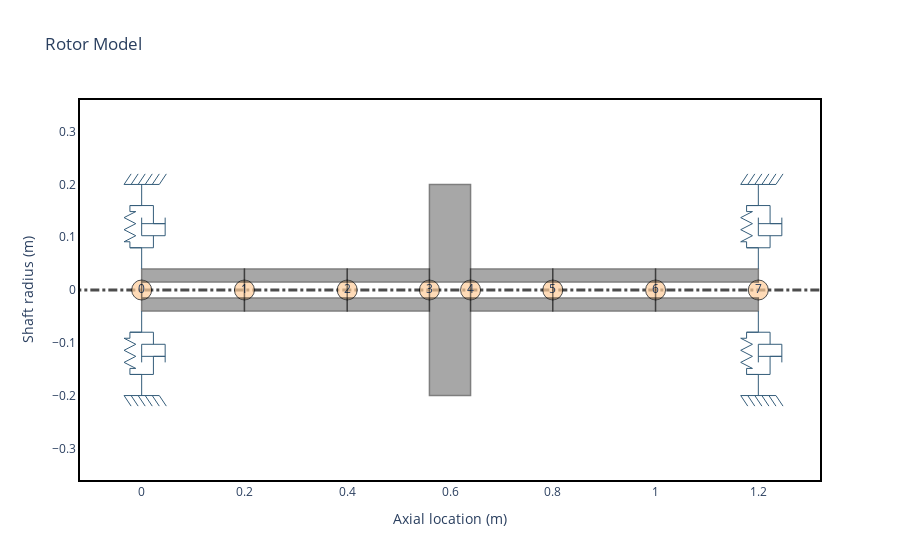

The notebook cell saved with this chart:
### Code cell
shaft = [
    rs.ShaftElement(n=0, L=L, idl=idl, odl=odl, material=steel),
    rs.ShaftElement(n=1, L=L, idl=idl, odl=odl, material=steel),
    rs.ShaftElement(n=2, L=0.16, idl=idl, odl=odl, material=steel),
    rs.ShaftElement(n=3, L=0.08, idl=idl, odl=0.4, material=steel),
    rs.ShaftElement(n=4, L=0.16, idl=idl, odl=odl, material=steel),
    rs.ShaftElement(n=5, L=L, idl=idl, odl=odl, material=steel),
    rs.ShaftElement(n=6, L=L, idl=idl, odl=odl, material=steel),
]
bearings = [
    rs.BearingElement(n=0, kxx=1e20, cxx=0),
    rs.BearingElement(n=len(shaft), kxx=1e20, cxx=0),
]

rotor4 = rs.Rotor(shaft_elements=shaft, bearing_elements=bearings)
rotor4.plot_rotor()

### Figure 1 — Plotly figure (JSON) as saved in the notebook; plotly's stock layout.template omitted (floating-point values rounded to 4 significant figures)
{"data": [{"hoverinfo": "none", "line": {"color": "black", "dash": "dashdot", "width": 3.0}, "mode": "lines", "opacity": 0.7, "showlegend": false, "type": "scatter", "x": [-0.24, 1.44], "y": [0, 0]}, {"hoverinfo": "none", "marker": {"color": "#ffcc99", "line": {"color": "black", "width": 1.0}, "opacity": 0.7, "size": 20}, "mode": "markers+text", "showlegend": false, "text": ["0", "1", "2", "3", "4", "5", "6", "7"], "type": "scatter", "x": [0.0, 0.2, 0.4, 0.56, 0.64, 0.8, 1.0, 1.2], "y": [0.0, 0.0, 0.0, 0.0, 0.0, 0.0, 0.0, 0.0]}, {"customdata": [[0, 0.08, 0.03, 0.08, 0.03, 0.2, "steel"], [0, 0.08, 0.03, 0.08, 0.03, 0.2, "steel"], [0, 0.08, 0.03, 0.08, 0.03, 0.2, "steel"], [0, 0.08, 0.03, 0.08, 0.03, 0.2, "steel"], [0, 0.08, 0.03, 0.08, 0.03, 0.2, "steel"], [0, 0.08, 0.03, 0.08, 0.03, 0.2, "steel"], [0, 0.08, 0.03, 0.08, 0.03, 0.2, "steel"], [0, 0.08, 0.03, 0.08, 0.03, 0.2, "steel"], [0, 0.08, 0.03, 0.08, 0.03, 0.2, "steel"], [0, 0.08, 0.03, 0.08, 0.03, 0.2, "steel"]], "fill": "toself", "fillcolor": "#525252", "hoverinfo": "text", "hoverlabel": {"bgcolor": "#525252"}, "hoveron": "points+fills", "hovertemplate": "Element Number: 0<br>Left Outer Diameter: 0.08 m<br>Left Inner Diameter: 0.03 m<br>Right Outer Diameter: 0.08 m<br>Right Inner Diameter: 0.03 m<br>Element Length: 0.2 m<br>Material: steel<br>", "legendgroup": "Shaft", "line": {"color": "black", "width": 1.5}, "mode": "lines", "name": "ShaftElement 0", "opacity": 0.5, "showlegend": false, "text": "Element Number: 0<br>Left Outer Diameter: 0.08 m<br>Left Inner Diameter: 0.03 m<br>Right Outer Diameter: 0.08 m<br>Right Inner Diameter: 0.03 m<br>Element Length: 0.2 m<br>Material: steel<br>", "type": "scatter", "x": [0.0, 0.0, 0.2, 0.2, 0.0, 0.0, 0.0, 0.2, 0.2, 0.0], "y": [0.015, 0.04, 0.04, 0.015, 0.015, -0.015, -0.04, -0.04, -0.015, -0.015]}, {"customdata": [[1, 0.08, 0.03, 0.08, 0.03, 0.2, "steel"], [1, 0.08, 0.03, 0.08, 0.03, 0.2, "steel"], [1, 0.08, 0.03, 0.08, 0.03, 0.2, "steel"], [1, 0.08, 0.03, 0.08, 0.03, 0.2, "steel"], [1, 0.08, 0.03, 0.08, 0.03, 0.2, "steel"], [1, 0.08, 0.03, 0.08, 0.03, 0.2, "steel"], [1, 0.08, 0.03, 0.08, 0.03, 0.2, "steel"], [1, 0.08, 0.03, 0.08, 0.03, 0.2, "steel"], [1, 0.08, 0.03, 0.08, 0.03, 0.2, "steel"], [1, 0.08, 0.03, 0.08, 0.03, 0.2, "steel"]], "fill": "toself", "fillcolor": "#525252", "hoverinfo": "text", "hoverlabel": {"bgcolor": "#525252"}, "hoveron": "points+fills", "hovertemplate": "Element Number: 1<br>Left Outer Diameter: 0.08 m<br>Left Inner Diameter: 0.03 m<br>Right Outer Diameter: 0.08 m<br>Right Inner Diameter: 0.03 m<br>Element Length: 0.2 m<br>Material: steel<br>", "legendgroup": "Shaft", "line": {"color": "black", "width": 1.5}, "mode": "lines", "name": "ShaftElement 1", "opacity": 0.5, "showlegend": false, "text": "Element Number: 1<br>Left Outer Diameter: 0.08 m<br>Left Inner Diameter: 0.03 m<br>Right Outer Diameter: 0.08 m<br>Right Inner Diameter: 0.03 m<br>Element Length: 0.2 m<br>Material: steel<br>", "type": "scatter", "x": [0.2, 0.2, 0.4, 0.4, 0.2, 0.2, 0.2, 0.4, 0.4, 0.2], "y": [0.015, 0.04, 0.04, 0.015, 0.015, -0.015, -0.04, -0.04, -0.015, -0.015]}, {"customdata": [[2, 0.08, 0.03, 0.08, 0.03, 0.16, "steel"], [2, 0.08, 0.03, 0.08, 0.03, 0.16, "steel"], [2, 0.08, 0.03, 0.08, 0.03, 0.16, "steel"], [2, 0.08, 0.03, 0.08, 0.03, 0.16, "steel"], [2, 0.08, 0.03, 0.08, 0.03, 0.16, "steel"], [2, 0.08, 0.03, 0.08, 0.03, 0.16, "steel"], [2, 0.08, 0.03, 0.08, 0.03, 0.16, "steel"], [2, 0.08, 0.03, 0.08, 0.03, 0.16, "steel"], [2, 0.08, 0.03, 0.08, 0.03, 0.16, "steel"], [2, 0.08, 0.03, 0.08, 0.03, 0.16, "steel"]], "fill": "toself", "fillcolor": "#525252", "hoverinfo": "text", "hoverlabel": {"bgcolor": "#525252"}, "hoveron": "points+fills", "hovertemplate": "Element Number: 2<br>Left Outer Diameter: 0.08 m<br>Left Inner Diameter: 0.03 m<br>Right Outer Diameter: 0.08 m<br>Right Inner Diameter: 0.03 m<br>Element Length: 0.16 m<br>Material: steel<br>", "legendgroup": "Shaft", "line": {"color": "black", "width": 1.5}, "mode": "lines", "name": "ShaftElement 2", "opacity": 0.5, "showlegend": false, "text": "Element Number: 2<br>Left Outer Diameter: 0.08 m<br>Left Inner Diameter: 0.03 m<br>Right Outer Diameter: 0.08 m<br>Right Inner Diameter: 0.03 m<br>Element Length: 0.16 m<br>Material: steel<br>", "type": "scatter", "x": [0.4, 0.4, 0.56, 0.56, 0.4, 0.4, 0.4, 0.56, 0.56, 0.4], "y": [0.015, 0.04, 0.04, 0.015, 0.015, -0.015, -0.04, -0.04, -0.015, -0.015]}, {"customdata": [[3, 0.4, 0.03, 0.4, 0.03, 0.08, "steel"], [3, 0.4, 0.03, 0.4, 0.03, 0.08, "steel"], [3, 0.4, 0.03, 0.4, 0.03, 0.08, "steel"], [3, 0.4, 0.03, 0.4, 0.03, 0.08, "steel"], [3, 0.4, 0.03, 0.4, 0.03, 0.08, "steel"], [3, 0.4, 0.03, 0.4, 0.03, 0.08, "steel"], [3, 0.4, 0.03, 0.4, 0.03, 0.08, "steel"], [3, 0.4, 0.03, 0.4, 0.03, 0.08, "steel"], [3, 0.4, 0.03, 0.4, 0.03, 0.08, "steel"], [3, 0.4, 0.03, 0.4, 0.03, 0.08, "steel"]], "fill": "toself", "fillcolor": "#525252", "hoverinfo": "text", "hoverlabel": {"bgcolor": "#525252"}, "hoveron": "points+fills", "hovertemplate": "Element Number: 3<br>Left Outer Diameter: 0.4 m<br>Left Inner Diameter: 0.03 m<br>Right Outer Diameter: 0.4 m<br>Right Inner Diameter: 0.03 m<br>Element Length: 0.08 m<br>Material: steel<br>", "legendgroup": "Shaft", "line": {"color": "black", "width": 1.5}, "mode": "lines", "name": "ShaftElement 3", "opacity": 0.5, "showlegend": false, "text": "Element Number: 3<br>Left Outer Diameter: 0.4 m<br>Left Inner Diameter: 0.03 m<br>Right Outer Diameter: 0.4 m<br>Right Inner Diameter: 0.03 m<br>Element Length: 0.08 m<br>Material: steel<br>", "type": "scatter", "x": [0.56, 0.56, 0.64, 0.64, 0.56, 0.56, 0.56, 0.64, 0.64, 0.56], "y": [0.015, 0.2, 0.2, 0.015, 0.015, -0.015, -0.2, -0.2, -0.015, -0.015]}, {"customdata": [[4, 0.08, 0.03, 0.08, 0.03, 0.16, "steel"], [4, 0.08, 0.03, 0.08, 0.03, 0.16, "steel"], [4, 0.08, 0.03, 0.08, 0.03, 0.16, "steel"], [4, 0.08, 0.03, 0.08, 0.03, 0.16, "steel"], [4, 0.08, 0.03, 0.08, 0.03, 0.16, "steel"], [4, 0.08, 0.03, 0.08, 0.03, 0.16, "steel"], [4, 0.08, 0.03, 0.08, 0.03, 0.16, "steel"], [4, 0.08, 0.03, 0.08, 0.03, 0.16, "steel"], [4, 0.08, 0.03, 0.08, 0.03, 0.16, "steel"], [4, 0.08, 0.03, 0.08, 0.03, 0.16, "steel"]], "fill": "toself", "fillcolor": "#525252", "hoverinfo": "text", "hoverlabel": {"bgcolor": "#525252"}, "hoveron": "points+fills", "hovertemplate": "Element Number: 4<br>Left Outer Diameter: 0.08 m<br>Left Inner Diameter: 0.03 m<br>Right Outer Diameter: 0.08 m<br>Right Inner Diameter: 0.03 m<br>Element Length: 0.16 m<br>Material: steel<br>", "legendgroup": "Shaft", "line": {"color": "black", "width": 1.5}, "mode": "lines", "name": "ShaftElement 4", "opacity": 0.5, "showlegend": false, "text": "Element Number: 4<br>Left Outer Diameter: 0.08 m<br>Left Inner Diameter: 0.03 m<br>Right Outer Diameter: 0.08 m<br>Right Inner Diameter: 0.03 m<br>Element Length: 0.16 m<br>Material: steel<br>", "type": "scatter", "x": [0.64, 0.64, 0.8, 0.8, 0.64, 0.64, 0.64, 0.8, 0.8, 0.64], "y": [0.015, 0.04, 0.04, 0.015, 0.015, -0.015, -0.04, -0.04, -0.015, -0.015]}, {"customdata": [[5, 0.08, 0.03, 0.08, 0.03, 0.2, "steel"], [5, 0.08, 0.03, 0.08, 0.03, 0.2, "steel"], [5, 0.08, 0.03, 0.08, 0.03, 0.2, "steel"], [5, 0.08, 0.03, 0.08, 0.03, 0.2, "steel"], [5, 0.08, 0.03, 0.08, 0.03, 0.2, "steel"], [5, 0.08, 0.03, 0.08, 0.03, 0.2, "steel"], [5, 0.08, 0.03, 0.08, 0.03, 0.2, "steel"], [5, 0.08, 0.03, 0.08, 0.03, 0.2, "steel"], [5, 0.08, 0.03, 0.08, 0.03, 0.2, "steel"], [5, 0.08, 0.03, 0.08, 0.03, 0.2, "steel"]], "fill": "toself", "fillcolor": "#525252", "hoverinfo": "text", "hoverlabel": {"bgcolor": "#525252"}, "hoveron": "points+fills", "hovertemplate": "Element Number: 5<br>Left Outer Diameter: 0.08 m<br>Left Inner Diameter: 0.03 m<br>Right Outer Diameter: 0.08 m<br>Right Inner Diameter: 0.03 m<br>Element Length: 0.2 m<br>Material: steel<br>", "legendgroup": "Shaft", "line": {"color": "black", "width": 1.5}, "mode": "lines", "name": "ShaftElement 5", "opacity": 0.5, "showlegend": false, "text": "Element Number: 5<br>Left Outer Diameter: 0.08 m<br>Left Inner Diameter: 0.03 m<br>Right Outer Diameter: 0.08 m<br>Right Inner Diameter: 0.03 m<br>Element Length: 0.2 m<br>Material: steel<br>", "type": "scatter", "x": [0.8, 0.8, 1.0, 1.0, 0.8, 0.8, 0.8, 1.0, 1.0, 0.8], "y": [0.015, 0.04, 0.04, 0.015, 0.015, -0.015, -0.04, -0.04, -0.015, -0.015]}, {"customdata": [[6, 0.08, 0.03, 0.08, 0.03, 0.2, "steel"], [6, 0.08, 0.03, 0.08, 0.03, 0.2, "steel"], [6, 0.08, 0.03, 0.08, 0.03, 0.2, "steel"], [6, 0.08, 0.03, 0.08, 0.03, 0.2, "steel"], [6, 0.08, 0.03, 0.08, 0.03, 0.2, "steel"], [6, 0.08, 0.03, 0.08, 0.03, 0.2, "steel"], [6, 0.08, 0.03, 0.08, 0.03, 0.2, "steel"], [6, 0.08, 0.03, 0.08, 0.03, 0.2, "steel"], [6, 0.08, 0.03, 0.08, 0.03, 0.2, "steel"], [6, 0.08, 0.03, 0.08, 0.03, 0.2, "steel"]], "fill": "toself", "fillcolor": "#525252", "hoverinfo": "text", "hoverlabel": {"bgcolor": "#525252"}, "hoveron": "points+fills", "hovertemplate": "Element Number: 6<br>Left Outer Diameter: 0.08 m<br>Left Inner Diameter: 0.03 m<br>Right Outer Diameter: 0.08 m<br>Right Inner Diameter: 0.03 m<br>Element Length: 0.2 m<br>Material: steel<br>", "legendgroup": "Shaft", "line": {"color": "black", "width": 1.5}, "mode": "lines", "name": "ShaftElement 6", "opacity": 0.5, "showlegend": false, "text": "Element Number: 6<br>Left Outer Diameter: 0.08 m<br>Left Inner Diameter: 0.03 m<br>Right Outer Diameter: 0.08 m<br>Right Inner Diameter: 0.03 m<br>Element Length: 0.2 m<br>Material: steel<br>", "type": "scatter", "x": [1.0, 1.0, 1.2, 1.2, 1.0, 1.0, 1.0, 1.2, 1.2, 1.0], "y": [0.015, 0.04, 0.04, 0.015, 0.015, -0.015, -0.04, -0.04, -0.015, -0.015]}, {"hoverinfo": "none", "legendgroup": "bearings", "line": {"color": "#355d7a", "width": 1}, "mode": "lines", "name": "Bearing 0", "showlegend": false, "type": "scatter", "x": [0.0, 0.0, -0.02286, 0.02286], "y": [0.04, 0.08, 0.08, 0.08]}, {"hoverinfo": "none", "legendgroup": "bearings", "line": {"color": "#355d7a", "width": 1}, "mode": "lines", "name": "Bearing 0", "showlegend": false, "type": "scatter", "x": [0.0, 0.0, -0.02286, 0.02286], "y": [-0.04, -0.08, -0.08, -0.08]}, {"hoverinfo": "none", "legendgroup": "bearings", "line": {"color": "#355d7a", "width": 1}, "mode": "lines", "name": "Bearing 0", "showlegend": false, "type": "scatter", "x": [0.0, 0.0, -0.02286, 0.02286], "y": [0.2, 0.16, 0.16, 0.16]}, {"hoverinfo": "none", "legendgroup": "bearings", "line": {"color": "#355d7a", "width": 1}, "mode": "lines", "name": "Bearing 0", "showlegend": false, "type": "scatter", "x": [0.0, 0.0, -0.02286, 0.02286], "y": [-0.2, -0.16, -0.16, -0.16]}, {"hoverinfo": "none", "legendgroup": "bearings", "line": {"color": "#355d7a", "width": 1}, "mode": "lines", "name": "Bearing 0", "showlegend": false, "type": "scatter", "x": [-0.03429, 0.03429], "y": [0.2, 0.2]}, {"hoverinfo": "none", "legendgroup": "bearings", "line": {"color": "#355d7a", "width": 1}, "mode": "lines", "name": "Bearing 0", "showlegend": false, "type": "scatter", "x": [-0.03429, 0.03429], "y": [-0.2, -0.2]}, {"hoverinfo": "none", "legendgroup": "bearings", "line": {"color": "#355d7a", "width": 1}, "mode": "lines", "name": "Bearing 0", "showlegend": false, "type": "scatter", "x": [-0.03429, -0.02057], "y": [0.2, 0.22]}, {"hoverinfo": "none", "legendgroup": "bearings", "line": {"color": "#355d7a", "width": 1}, "mode": "lines", "name": "Bearing 0", "showlegend": false, "type": "scatter", "x": [-0.03429, -0.02057], "y": [-0.2, -0.22]}, {"hoverinfo": "none", "legendgroup": "bearings", "line": {"color": "#355d7a", "width": 1}, "mode": "lines", "name": "Bearing 0", "showlegend": false, "type": "scatter", "x": [-0.02057, -0.006857], "y": [0.2, 0.22]}, {"hoverinfo": "none", "legendgroup": "bearings", "line": {"color": "#355d7a", "width": 1}, "mode": "lines", "name": "Bearing 0", "showlegend": false, "type": "scatter", "x": [-0.02057, -0.006857], "y": [-0.2, -0.22]}, {"hoverinfo": "none", "legendgroup": "bearings", "line": {"color": "#355d7a", "width": 1}, "mode": "lines", "name": "Bearing 0", "showlegend": false, "type": "scatter", "x": [-0.006857, 0.006857], "y": [0.2, 0.22]}, {"hoverinfo": "none", "legendgroup": "bearings", "line": {"color": "#355d7a", "width": 1}, "mode": "lines", "name": "Bearing 0", "showlegend": false, "type": "scatter", "x": [-0.006857, 0.006857], "y": [-0.2, -0.22]}, {"hoverinfo": "none", "legendgroup": "bearings", "line": {"color": "#355d7a", "width": 1}, "mode": "lines", "name": "Bearing 0", "showlegend": false, "type": "scatter", "x": [0.006857, 0.02057], "y": [0.2, 0.22]}, {"hoverinfo": "none", "legendgroup": "bearings", "line": {"color": "#355d7a", "width": 1}, "mode": "lines", "name": "Bearing 0", "showlegend": false, "type": "scatter", "x": [0.006857, 0.02057], "y": [-0.2, -0.22]}, {"hoverinfo": "none", "legendgroup": "bearings", "line": {"color": "#355d7a", "width": 1}, "mode": "lines", "name": "Bearing 0", "showlegend": false, "type": "scatter", "x": [0.02057, 0.03429], "y": [0.2, 0.22]}, {"hoverinfo": "none", "legendgroup": "bearings", "line": {"color": "#355d7a", "width": 1}, "mode": "lines", "name": "Bearing 0", "showlegend": false, "type": "scatter", "x": [0.02057, 0.03429], "y": [-0.2, -0.22]}, {"hoverinfo": "none", "legendgroup": "bearings", "line": {"color": "#355d7a", "width": 1}, "mode": "lines", "name": "Bearing 0", "showlegend": false, "type": "scatter", "x": [0.03429, 0.048], "y": [0.2, 0.22]}, {"hoverinfo": "none", "legendgroup": "bearings", "line": {"color": "#355d7a", "width": 1}, "mode": "lines", "name": "Bearing 0", "showlegend": false, "type": "scatter", "x": [0.03429, 0.048], "y": [-0.2, -0.22]}, {"hoverinfo": "none", "legendgroup": "bearings", "line": {"color": "#355d7a", "width": 1}, "mode": "lines", "name": "Bearing 0", "showlegend": false, "type": "scatter", "x": [-0.02286, -0.02286, -0.03429, -0.01143, -0.03429, -0.01143, -0.03429, -0.01143, -0.02286, -0.02286], "y": [0.08, 0.09143, 0.09143, 0.1029, 0.1143, 0.1257, 0.1371, 0.1486, 0.1486, 0.16]}, {"hoverinfo": "none", "legendgroup": "bearings", "line": {"color": "#355d7a", "width": 1}, "mode": "lines", "name": "Bearing 0", "showlegend": false, "type": "scatter", "x": [-0.02286, -0.02286, -0.03429, -0.01143, -0.03429, -0.01143, -0.03429, -0.01143, -0.02286, -0.02286], "y": [-0.08, -0.09143, -0.09143, -0.1029, -0.1143, -0.1257, -0.1371, -0.1486, -0.1486, -0.16]}, {"hoverinfo": "none", "legendgroup": "bearings", "line": {"color": "#355d7a", "width": 1}, "mode": "lines", "name": "Bearing 0", "showlegend": false, "type": "scatter", "x": [0.02286, 0.02286], "y": [0.08, 0.1029]}, {"hoverinfo": "none", "legendgroup": "bearings", "line": {"color": "#355d7a", "width": 1}, "mode": "lines", "name": "Bearing 0", "showlegend": false, "type": "scatter", "x": [0.02286, 0.02286], "y": [-0.08, -0.1029]}, {"hoverinfo": "none", "legendgroup": "bearings", "line": {"color": "#355d7a", "width": 1}, "mode": "lines", "name": "Bearing 0", "showlegend": false, "type": "scatter", "x": [0.0, 0.0, 0.04571, 0.04571], "y": [0.1371, 0.1029, 0.1029, 0.1371]}, {"hoverinfo": "none", "legendgroup": "bearings", "line": {"color": "#355d7a", "width": 1}, "mode": "lines", "name": "Bearing 0", "showlegend": false, "type": "scatter", "x": [0.0, 0.0, 0.04571, 0.04571], "y": [-0.1371, -0.1029, -0.1029, -0.1371]}, {"hoverinfo": "none", "legendgroup": "bearings", "line": {"color": "#355d7a", "width": 1}, "mode": "lines", "name": "Bearing 0", "showlegend": false, "type": "scatter", "x": [0.0, 0.04571, 0.02286, 0.02286], "y": [0.1257, 0.1257, 0.1257, 0.16]}, {"hoverinfo": "none", "legendgroup": "bearings", "line": {"color": "#355d7a", "width": 1}, "mode": "lines", "name": "Bearing 0", "showlegend": false, "type": "scatter", "x": [0.0, 0.04571, 0.02286, 0.02286], "y": [-0.1257, -0.1257, -0.1257, -0.16]}, {"hoverinfo": "none", "legendgroup": "bearings", "line": {"color": "#355d7a", "width": 1}, "mode": "lines", "name": "Bearing 1", "showlegend": false, "type": "scatter", "x": [1.2, 1.2, 1.177, 1.223], "y": [0.04, 0.08, 0.08, 0.08]}, {"hoverinfo": "none", "legendgroup": "bearings", "line": {"color": "#355d7a", "width": 1}, "mode": "lines", "name": "Bearing 1", "showlegend": false, "type": "scatter", "x": [1.2, 1.2, 1.177, 1.223], "y": [-0.04, -0.08, -0.08, -0.08]}, {"hoverinfo": "none", "legendgroup": "bearings", "line": {"color": "#355d7a", "width": 1}, "mode": "lines", "name": "Bearing 1", "showlegend": false, "type": "scatter", "x": [1.2, 1.2, 1.177, 1.223], "y": [0.2, 0.16, 0.16, 0.16]}, {"hoverinfo": "none", "legendgroup": "bearings", "line": {"color": "#355d7a", "width": 1}, "mode": "lines", "name": "Bearing 1", "showlegend": false, "type": "scatter", "x": [1.2, 1.2, 1.177, 1.223], "y": [-0.2, -0.16, -0.16, -0.16]}, {"hoverinfo": "none", "legendgroup": "bearings", "line": {"color": "#355d7a", "width": 1}, "mode": "lines", "name": "Bearing 1", "showlegend": false, "type": "scatter", "x": [1.166, 1.234], "y": [0.2, 0.2]}, {"hoverinfo": "none", "legendgroup": "bearings", "line": {"color": "#355d7a", "width": 1}, "mode": "lines", "name": "Bearing 1", "showlegend": false, "type": "scatter", "x": [1.166, 1.234], "y": [-0.2, -0.2]}, {"hoverinfo": "none", "legendgroup": "bearings", "line": {"color": "#355d7a", "width": 1}, "mode": "lines", "name": "Bearing 1", "showlegend": false, "type": "scatter", "x": [1.166, 1.179], "y": [0.2, 0.22]}, {"hoverinfo": "none", "legendgroup": "bearings", "line": {"color": "#355d7a", "width": 1}, "mode": "lines", "name": "Bearing 1", "showlegend": false, "type": "scatter", "x": [1.166, 1.179], "y": [-0.2, -0.22]}, {"hoverinfo": "none", "legendgroup": "bearings", "line": {"color": "#355d7a", "width": 1}, "mode": "lines", "name": "Bearing 1", "showlegend": false, "type": "scatter", "x": [1.179, 1.193], "y": [0.2, 0.22]}, {"hoverinfo": "none", "legendgroup": "bearings", "line": {"color": "#355d7a", "width": 1}, "mode": "lines", "name": "Bearing 1", "showlegend": false, "type": "scatter", "x": [1.179, 1.193], "y": [-0.2, -0.22]}, {"hoverinfo": "none", "legendgroup": "bearings", "line": {"color": "#355d7a", "width": 1}, "mode": "lines", "name": "Bearing 1", "showlegend": false, "type": "scatter", "x": [1.193, 1.207], "y": [0.2, 0.22]}, {"hoverinfo": "none", "legendgroup": "bearings", "line": {"color": "#355d7a", "width": 1}, "mode": "lines", "name": "Bearing 1", "showlegend": false, "type": "scatter", "x": [1.193, 1.207], "y": [-0.2, -0.22]}, {"hoverinfo": "none", "legendgroup": "bearings", "line": {"color": "#355d7a", "width": 1}, "mode": "lines", "name": "Bearing 1", "showlegend": false, "type": "scatter", "x": [1.207, 1.221], "y": [0.2, 0.22]}, {"hoverinfo": "none", "legendgroup": "bearings", "line": {"color": "#355d7a", "width": 1}, "mode": "lines", "name": "Bearing 1", "showlegend": false, "type": "scatter", "x": [1.207, 1.221], "y": [-0.2, -0.22]}, {"hoverinfo": "none", "legendgroup": "bearings", "line": {"color": "#355d7a", "width": 1}, "mode": "lines", "name": "Bearing 1", "showlegend": false, "type": "scatter", "x": [1.221, 1.234], "y": [0.2, 0.22]}, {"hoverinfo": "none", "legendgroup": "bearings", "line": {"color": "#355d7a", "width": 1}, "mode": "lines", "name": "Bearing 1", "showlegend": false, "type": "scatter", "x": [1.221, 1.234], "y": [-0.2, -0.22]}, {"hoverinfo": "none", "legendgroup": "bearings", "line": {"color": "#355d7a", "width": 1}, "mode": "lines", "name": "Bearing 1", "showlegend": false, "type": "scatter", "x": [1.234, 1.248], "y": [0.2, 0.22]}, {"hoverinfo": "none", "legendgroup": "bearings", "line": {"color": "#355d7a", "width": 1}, "mode": "lines", "name": "Bearing 1", "showlegend": false, "type": "scatter", "x": [1.234, 1.248], "y": [-0.2, -0.22]}, {"hoverinfo": "none", "legendgroup": "bearings", "line": {"color": "#355d7a", "width": 1}, "mode": "lines", "name": "Bearing 1", "showlegend": false, "type": "scatter", "x": [1.177, 1.177, 1.166, 1.189, 1.166, 1.189, 1.166, 1.189, 1.177, 1.177], "y": [0.08, 0.09143, 0.09143, 0.1029, 0.1143, 0.1257, 0.1371, 0.1486, 0.1486, 0.16]}, {"hoverinfo": "none", "legendgroup": "bearings", "line": {"color": "#355d7a", "width": 1}, "mode": "lines", "name": "Bearing 1", "showlegend": false, "type": "scatter", "x": [1.177, 1.177, 1.166, 1.189, 1.166, 1.189, 1.166, 1.189, 1.177, 1.177], "y": [-0.08, -0.09143, -0.09143, -0.1029, -0.1143, -0.1257, -0.1371, -0.1486, -0.1486, -0.16]}, {"hoverinfo": "none", "legendgroup": "bearings", "line": {"color": "#355d7a", "width": 1}, "mode": "lines", "name": "Bearing 1", "showlegend": false, "type": "scatter", "x": [1.223, 1.223], "y": [0.08, 0.1029]}, {"hoverinfo": "none", "legendgroup": "bearings", "line": {"color": "#355d7a", "width": 1}, "mode": "lines", "name": "Bearing 1", "showlegend": false, "type": "scatter", "x": [1.223, 1.223], "y": [-0.08, -0.1029]}, {"hoverinfo": "none", "legendgroup": "bearings", "line": {"color": "#355d7a", "width": 1}, "mode": "lines", "name": "Bearing 1", "showlegend": false, "type": "scatter", "x": [1.2, 1.2, 1.246, 1.246], "y": [0.1371, 0.1029, 0.1029, 0.1371]}, {"hoverinfo": "none", "legendgroup": "bearings", "line": {"color": "#355d7a", "width": 1}, "mode": "lines", "name": "Bearing 1", "showlegend": false, "type": "scatter", "x": [1.2, 1.2, 1.246, 1.246], "y": [-0.1371, -0.1029, -0.1029, -0.1371]}, {"hoverinfo": "none", "legendgroup": "bearings", "line": {"color": "#355d7a", "width": 1}, "mode": "lines", "name": "Bearing 1", "showlegend": false, "type": "scatter", "x": [1.2, 1.246, 1.223, 1.223], "y": [0.1257, 0.1257, 0.1257, 0.16]}, {"hoverinfo": "none", "legendgroup": "bearings", "line": {"color": "#355d7a", "width": 1}, "mode": "lines", "name": "Bearing 1", "showlegend": false, "type": "scatter", "x": [1.2, 1.246, 1.223, 1.223], "y": [-0.1257, -0.1257, -0.1257, -0.16]}], "layout": {"title": {"text": "Rotor Model"}, "xaxis": {"mirror": true, "range": [-0.12, 1.32], "showgrid": false, "title": {"text": "Axial location (m)"}}, "yaxis": {"mirror": true, "range": [-0.36, 0.36], "showgrid": false, "title": {"text": "Shaft radius (m)"}}}}
